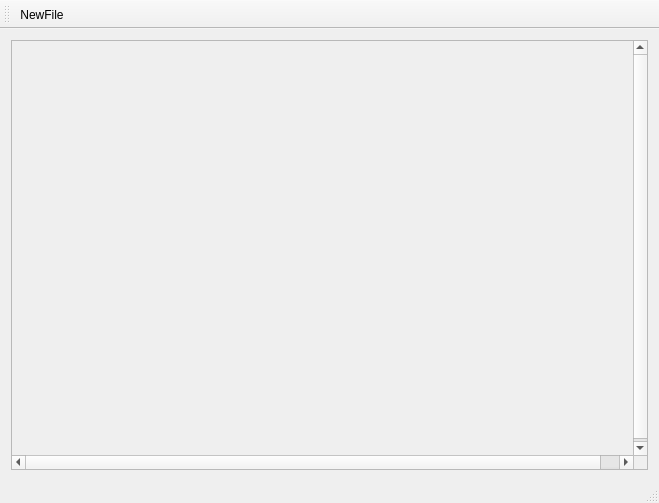
<?xml version="1.0" encoding="UTF-8"?>
<ui version="4.0">
 <class>MainWindow</class>
 <widget class="QMainWindow" name="MainWindow">
  <property name="geometry">
   <rect>
    <x>0</x>
    <y>0</y>
    <width>659</width>
    <height>503</height>
   </rect>
  </property>
  <property name="windowTitle">
   <string>MainWindow</string>
  </property>
  <widget class="QWidget" name="centralWidget">
   <layout class="QVBoxLayout" name="verticalLayout">
    <item>
     <widget class="QScrollArea" name="scrollArea">
      <widget class="QWidget" name="scrollAreaWidgetContents">
       <property name="geometry">
        <rect>
         <x>0</x>
         <y>0</y>
         <width>641</width>
         <height>417</height>
        </rect>
       </property>
      </widget>
     </widget>
    </item>
   </layout>
  </widget>
  <widget class="QMenuBar" name="menuBar">
   <property name="geometry">
    <rect>
     <x>0</x>
     <y>0</y>
     <width>659</width>
     <height>20</height>
    </rect>
   </property>
  </widget>
  <widget class="QToolBar" name="mainToolBar">
   <attribute name="toolBarArea">
    <enum>TopToolBarArea</enum>
   </attribute>
   <attribute name="toolBarBreak">
    <bool>false</bool>
   </attribute>
   <addaction name="actionNewFile"/>
  </widget>
  <widget class="QStatusBar" name="statusBar"/>
  <action name="actionNewFile">
   <property name="text">
    <string>NewFile</string>
   </property>
  </action>
 </widget>
 <layoutdefault spacing="6" margin="11"/>
 <resources/>
 <connections/>
</ui>
